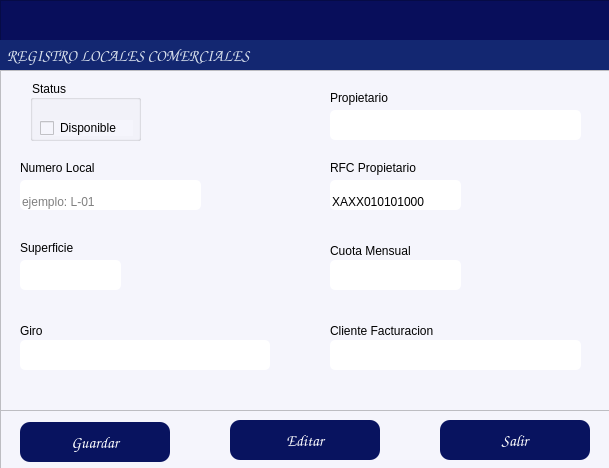
<?xml version="1.0" encoding="UTF-8"?>
<ui version="4.0">
 <class>formClientes</class>
 <widget class="QDialog" name="formClientes">
  <property name="windowModality">
   <enum>Qt::WindowModality::ApplicationModal</enum>
  </property>
  <property name="geometry">
   <rect>
    <x>0</x>
    <y>0</y>
    <width>609</width>
    <height>468</height>
   </rect>
  </property>
  <property name="windowTitle">
   <string/>
  </property>
  <property name="styleSheet">
   <string notr="true">background-color: rgb(245, 245, 252);</string>
  </property>
  <widget class="QFrame" name="frame">
   <property name="geometry">
    <rect>
     <x>0</x>
     <y>0</y>
     <width>681</width>
     <height>71</height>
    </rect>
   </property>
   <property name="maximumSize">
    <size>
     <width>16777215</width>
     <height>16777215</height>
    </size>
   </property>
   <property name="styleSheet">
    <string notr="true">background-color: rgb(8, 14, 91);</string>
   </property>
   <property name="frameShape">
    <enum>QFrame::Shape::StyledPanel</enum>
   </property>
   <property name="frameShadow">
    <enum>QFrame::Shadow::Raised</enum>
   </property>
   <widget class="QLabel" name="label_6">
    <property name="geometry">
     <rect>
      <x>0</x>
      <y>40</y>
      <width>832</width>
      <height>31</height>
     </rect>
    </property>
    <property name="font">
     <font>
      <family>Comic Sans MS</family>
      <pointsize>12</pointsize>
      <bold>true</bold>
     </font>
    </property>
    <property name="styleSheet">
     <string notr="true">color: rgb(255, 255, 255);
background-color: rgb(19, 39, 113);
color: rgb(255, 78, 2);
color: rgb(216, 224, 236);</string>
    </property>
    <property name="text">
     <string>  REGISTRO LOCALES COMERCIALES</string>
    </property>
    <property name="alignment">
     <set>Qt::AlignmentFlag::AlignLeading|Qt::AlignmentFlag::AlignLeft|Qt::AlignmentFlag::AlignVCenter</set>
    </property>
   </widget>
  </widget>
  <widget class="QFrame" name="frame_2">
   <property name="geometry">
    <rect>
     <x>0</x>
     <y>70</y>
     <width>681</width>
     <height>341</height>
    </rect>
   </property>
   <property name="maximumSize">
    <size>
     <width>16777215</width>
     <height>500</height>
    </size>
   </property>
   <property name="styleSheet">
    <string notr="true">background-color: rgb(255, 255, 255);
background-color: rgb(245, 245, 252);</string>
   </property>
   <property name="frameShape">
    <enum>QFrame::Shape::StyledPanel</enum>
   </property>
   <property name="frameShadow">
    <enum>QFrame::Shadow::Raised</enum>
   </property>
   <widget class="QLineEdit" name="txtLocal">
    <property name="geometry">
     <rect>
      <x>20</x>
      <y>110</y>
      <width>181</width>
      <height>30</height>
     </rect>
    </property>
    <property name="styleSheet">
     <string notr="true">background-color: rgb(255, 255, 255);
border-radius:5px;</string>
    </property>
    <property name="text">
     <string/>
    </property>
    <property name="echoMode">
     <enum>QLineEdit::EchoMode::Normal</enum>
    </property>
    <property name="alignment">
     <set>Qt::AlignmentFlag::AlignBottom|Qt::AlignmentFlag::AlignLeading|Qt::AlignmentFlag::AlignLeft</set>
    </property>
    <property name="placeholderText">
     <string>ejemplo: L-01</string>
    </property>
   </widget>
   <widget class="QLabel" name="label_4">
    <property name="geometry">
     <rect>
      <x>20</x>
      <y>250</y>
      <width>49</width>
      <height>21</height>
     </rect>
    </property>
    <property name="text">
     <string>Giro</string>
    </property>
   </widget>
   <widget class="QLabel" name="label_3">
    <property name="geometry">
     <rect>
      <x>330</x>
      <y>250</y>
      <width>111</width>
      <height>21</height>
     </rect>
    </property>
    <property name="text">
     <string>Cliente Facturacion</string>
    </property>
   </widget>
   <widget class="QGroupBox" name="groupBoxStatus">
    <property name="geometry">
     <rect>
      <x>30</x>
      <y>10</y>
      <width>111</width>
      <height>61</height>
     </rect>
    </property>
    <property name="styleSheet">
     <string notr="true"/>
    </property>
    <property name="title">
     <string>Status</string>
    </property>
    <widget class="QCheckBox" name="checkBoxStatus">
     <property name="geometry">
      <rect>
       <x>10</x>
       <y>40</y>
       <width>93</width>
       <height>16</height>
      </rect>
     </property>
     <property name="styleSheet">
      <string notr="true">border-color: rgb(0, 0, 0);</string>
     </property>
     <property name="text">
      <string>Disponible</string>
     </property>
    </widget>
   </widget>
   <widget class="QLabel" name="label_5">
    <property name="geometry">
     <rect>
      <x>330</x>
      <y>170</y>
      <width>91</width>
      <height>21</height>
     </rect>
    </property>
    <property name="text">
     <string>Cuota Mensual</string>
    </property>
   </widget>
   <widget class="QLabel" name="label_7">
    <property name="geometry">
     <rect>
      <x>330</x>
      <y>20</y>
      <width>71</width>
      <height>16</height>
     </rect>
    </property>
    <property name="text">
     <string>Propietario</string>
    </property>
   </widget>
   <widget class="QLabel" name="label_9">
    <property name="geometry">
     <rect>
      <x>330</x>
      <y>90</y>
      <width>111</width>
      <height>16</height>
     </rect>
    </property>
    <property name="text">
     <string>RFC Propietario</string>
    </property>
   </widget>
   <widget class="QLineEdit" name="txtSuperficie">
    <property name="geometry">
     <rect>
      <x>20</x>
      <y>190</y>
      <width>101</width>
      <height>30</height>
     </rect>
    </property>
    <property name="styleSheet">
     <string notr="true">background-color: rgb(255, 255, 255);
border-radius:5px;
</string>
    </property>
    <property name="alignment">
     <set>Qt::AlignmentFlag::AlignBottom|Qt::AlignmentFlag::AlignLeading|Qt::AlignmentFlag::AlignLeft</set>
    </property>
   </widget>
   <widget class="QLineEdit" name="txtCuota">
    <property name="geometry">
     <rect>
      <x>330</x>
      <y>190</y>
      <width>131</width>
      <height>30</height>
     </rect>
    </property>
    <property name="styleSheet">
     <string notr="true">background-color: rgb(255, 255, 255);
border-radius:5px;</string>
    </property>
    <property name="alignment">
     <set>Qt::AlignmentFlag::AlignBottom|Qt::AlignmentFlag::AlignLeading|Qt::AlignmentFlag::AlignLeft</set>
    </property>
   </widget>
   <widget class="QLineEdit" name="txtRFC_p">
    <property name="geometry">
     <rect>
      <x>330</x>
      <y>110</y>
      <width>131</width>
      <height>30</height>
     </rect>
    </property>
    <property name="styleSheet">
     <string notr="true">background-color: rgb(255, 255, 255);
border-radius:5px;</string>
    </property>
    <property name="text">
     <string>XAXX010101000</string>
    </property>
    <property name="alignment">
     <set>Qt::AlignmentFlag::AlignBottom|Qt::AlignmentFlag::AlignLeading|Qt::AlignmentFlag::AlignLeft</set>
    </property>
   </widget>
   <widget class="QLineEdit" name="txtPropietario">
    <property name="geometry">
     <rect>
      <x>330</x>
      <y>40</y>
      <width>251</width>
      <height>30</height>
     </rect>
    </property>
    <property name="styleSheet">
     <string notr="true">background-color: rgb(255, 255, 255);
border-radius:5px;</string>
    </property>
    <property name="alignment">
     <set>Qt::AlignmentFlag::AlignBottom|Qt::AlignmentFlag::AlignLeading|Qt::AlignmentFlag::AlignLeft</set>
    </property>
   </widget>
   <widget class="QLineEdit" name="txtGiro">
    <property name="geometry">
     <rect>
      <x>20</x>
      <y>270</y>
      <width>250</width>
      <height>30</height>
     </rect>
    </property>
    <property name="styleSheet">
     <string notr="true">background-color: rgb(255, 255, 255);
border-radius:5px;</string>
    </property>
    <property name="alignment">
     <set>Qt::AlignmentFlag::AlignBottom|Qt::AlignmentFlag::AlignLeading|Qt::AlignmentFlag::AlignLeft</set>
    </property>
   </widget>
   <widget class="QLabel" name="label_10">
    <property name="geometry">
     <rect>
      <x>20</x>
      <y>90</y>
      <width>111</width>
      <height>16</height>
     </rect>
    </property>
    <property name="text">
     <string>Numero Local</string>
    </property>
   </widget>
   <widget class="QLabel" name="label_11">
    <property name="geometry">
     <rect>
      <x>20</x>
      <y>170</y>
      <width>61</width>
      <height>16</height>
     </rect>
    </property>
    <property name="text">
     <string>Superficie</string>
    </property>
   </widget>
   <widget class="QLineEdit" name="txtCliente">
    <property name="geometry">
     <rect>
      <x>330</x>
      <y>270</y>
      <width>251</width>
      <height>30</height>
     </rect>
    </property>
    <property name="styleSheet">
     <string notr="true">background-color: rgb(255, 255, 255);
border-radius:5px;
</string>
    </property>
    <property name="alignment">
     <set>Qt::AlignmentFlag::AlignBottom|Qt::AlignmentFlag::AlignLeading|Qt::AlignmentFlag::AlignLeft</set>
    </property>
   </widget>
  </widget>
  <widget class="QFrame" name="frame_3">
   <property name="geometry">
    <rect>
     <x>0</x>
     <y>410</y>
     <width>654</width>
     <height>60</height>
    </rect>
   </property>
   <property name="maximumSize">
    <size>
     <width>16777215</width>
     <height>60</height>
    </size>
   </property>
   <property name="styleSheet">
    <string notr="true"/>
   </property>
   <property name="frameShape">
    <enum>QFrame::Shape::StyledPanel</enum>
   </property>
   <property name="frameShadow">
    <enum>QFrame::Shadow::Raised</enum>
   </property>
   <widget class="QPushButton" name="btnGuardar">
    <property name="geometry">
     <rect>
      <x>20</x>
      <y>12</y>
      <width>150</width>
      <height>40</height>
     </rect>
    </property>
    <property name="maximumSize">
     <size>
      <width>150</width>
      <height>100</height>
     </size>
    </property>
    <property name="font">
     <font>
      <family>Comic Sans MS</family>
      <pointsize>12</pointsize>
      <bold>false</bold>
     </font>
    </property>
    <property name="cursor">
     <cursorShape>PointingHandCursor</cursorShape>
    </property>
    <property name="layoutDirection">
     <enum>Qt::LayoutDirection::LeftToRight</enum>
    </property>
    <property name="styleSheet">
     <string notr="true">background-color: rgb(8, 19, 95);
color: rgb(255, 255, 255);
border-radius:10px;
</string>
    </property>
    <property name="text">
     <string>Guardar</string>
    </property>
    <property name="icon">
     <iconset>
      <normaloff>../iconos/guardar.png</normaloff>../iconos/guardar.png</iconset>
    </property>
    <property name="iconSize">
     <size>
      <width>40</width>
      <height>40</height>
     </size>
    </property>
    <property name="flat">
     <bool>true</bool>
    </property>
   </widget>
   <widget class="QPushButton" name="btnEditar">
    <property name="geometry">
     <rect>
      <x>230</x>
      <y>10</y>
      <width>150</width>
      <height>40</height>
     </rect>
    </property>
    <property name="maximumSize">
     <size>
      <width>150</width>
      <height>100</height>
     </size>
    </property>
    <property name="font">
     <font>
      <family>Comic Sans MS</family>
      <pointsize>12</pointsize>
      <bold>false</bold>
     </font>
    </property>
    <property name="cursor">
     <cursorShape>PointingHandCursor</cursorShape>
    </property>
    <property name="layoutDirection">
     <enum>Qt::LayoutDirection::LeftToRight</enum>
    </property>
    <property name="styleSheet">
     <string notr="true">background-color: rgb(8, 19, 95);
color: rgb(255, 255, 255);
border-radius:10px;
</string>
    </property>
    <property name="text">
     <string>Editar</string>
    </property>
    <property name="icon">
     <iconset>
      <normaloff>../iconos/Custom-Icon-Design-Pretty-Office-9-Edit-file.256.png</normaloff>../iconos/Custom-Icon-Design-Pretty-Office-9-Edit-file.256.png</iconset>
    </property>
    <property name="iconSize">
     <size>
      <width>30</width>
      <height>30</height>
     </size>
    </property>
    <property name="flat">
     <bool>true</bool>
    </property>
   </widget>
   <widget class="QPushButton" name="btnSalir">
    <property name="geometry">
     <rect>
      <x>440</x>
      <y>10</y>
      <width>150</width>
      <height>40</height>
     </rect>
    </property>
    <property name="maximumSize">
     <size>
      <width>150</width>
      <height>100</height>
     </size>
    </property>
    <property name="font">
     <font>
      <family>Comic Sans MS</family>
      <pointsize>12</pointsize>
      <bold>false</bold>
     </font>
    </property>
    <property name="cursor">
     <cursorShape>PointingHandCursor</cursorShape>
    </property>
    <property name="layoutDirection">
     <enum>Qt::LayoutDirection::LeftToRight</enum>
    </property>
    <property name="styleSheet">
     <string notr="true">background-color: rgb(8, 19, 95);
color: rgb(255, 255, 255);
border-radius:10px;
</string>
    </property>
    <property name="text">
     <string>Salir</string>
    </property>
    <property name="icon">
     <iconset>
      <normaloff>../iconos/salir.ico</normaloff>../iconos/salir.ico</iconset>
    </property>
    <property name="iconSize">
     <size>
      <width>30</width>
      <height>30</height>
     </size>
    </property>
    <property name="flat">
     <bool>true</bool>
    </property>
   </widget>
  </widget>
 </widget>
 <resources/>
 <connections/>
</ui>
